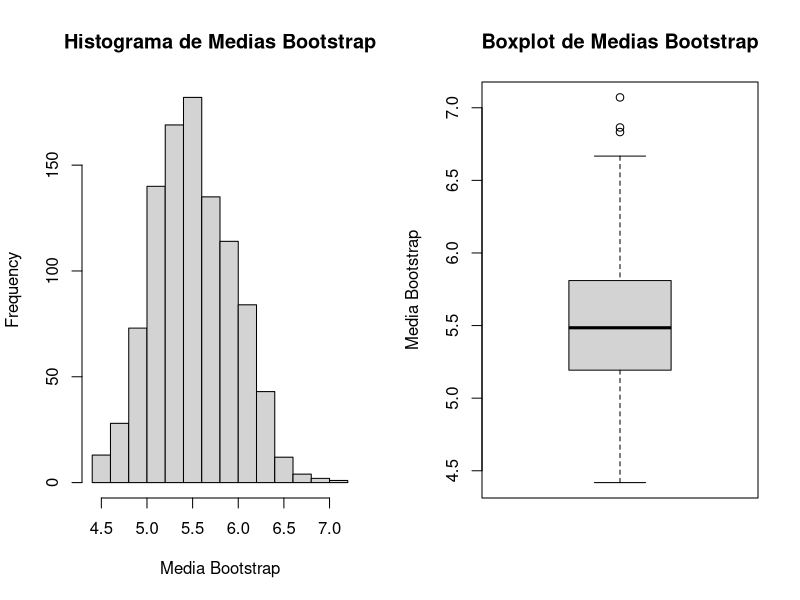

Source code (R):
## ---- chunk 1
knitr::opts_chunk$set(echo = TRUE)
## ---- chunk 2

# Paso 1: Definir la muestra original
muestra_original <- c(7.69, 4.97, 4.56, 6.49, 4.34, 6.24, 4.45)

# Paso 2: Definir el número de muestras bootstrap
k <- 1000

# Inicializar un vector para almacenar las medias de las muestras bootstrap
medias_bootstrap <- numeric(k)

# Paso 3: Realizar el muestreo bootstrap
for (i in 1:k) {
  # Muestreo aleatorio con reemplazo
  muestra_bootstrap <- sample(muestra_original, replace = TRUE)
  
  # Calcular la media de la muestra bootstrap
  media_bootstrap <- mean(muestra_bootstrap)
  
  # Almacenar la media en el vector
  medias_bootstrap[i] <- media_bootstrap
}

# Paso 4: Calcular los percentiles para el Método 1
percentil_2_5 <- quantile(medias_bootstrap, 0.025)
percentil_97_5 <- quantile(medias_bootstrap, 0.975)

# Paso 5: Calcular los límites del intervalo para el Método 2
limite_inferior_metodo_2 <- 2 * mean(muestra_original) - percentil_97_5
limite_superior_metodo_2 <- 2 * mean(muestra_original) - percentil_2_5

# Paso 6: Imprimir los intervalos de confianza
cat("Intervalo de confianza Método 1: (", percentil_2_5, ",", percentil_97_5, ")\n")
cat("Intervalo de confianza Método 2: (", limite_inferior_metodo_2, ",", limite_superior_metodo_2, ")\n")

# Paso 7: Comparar los resultados
if (mean(muestra_original) >= percentil_2_5 && mean(muestra_original) <= percentil_97_5) {
  cat("La media está dentro del intervalo de confianza del Método 1.\n")
} else {
  cat("La media está fuera del intervalo de confianza del Método 1.\n")
}

if (mean(muestra_original) >= limite_inferior_metodo_2 && mean(muestra_original) <= limite_superior_metodo_2) {
  cat("La media está dentro del intervalo de confianza del Método 2.\n")
} else {
  cat("La media está fuera del intervalo de confianza del Método 2.\n")
}


## ---- chunk 3

# Paso 8: Generar gráficos
par(mfrow = c(1, 2))  # Dividir la ventana de gráficos en 2 columnas

# Histograma de las medias bootstrap
hist(medias_bootstrap, main = "Histograma de Medias Bootstrap", xlab = "Media Bootstrap")

# Boxplot de las medias bootstrap
boxplot(medias_bootstrap, main = "Boxplot de Medias Bootstrap", ylab = "Media Bootstrap")

# Restaurar la configuración de la ventana de gráficos
par(mfrow = c(1, 1))

